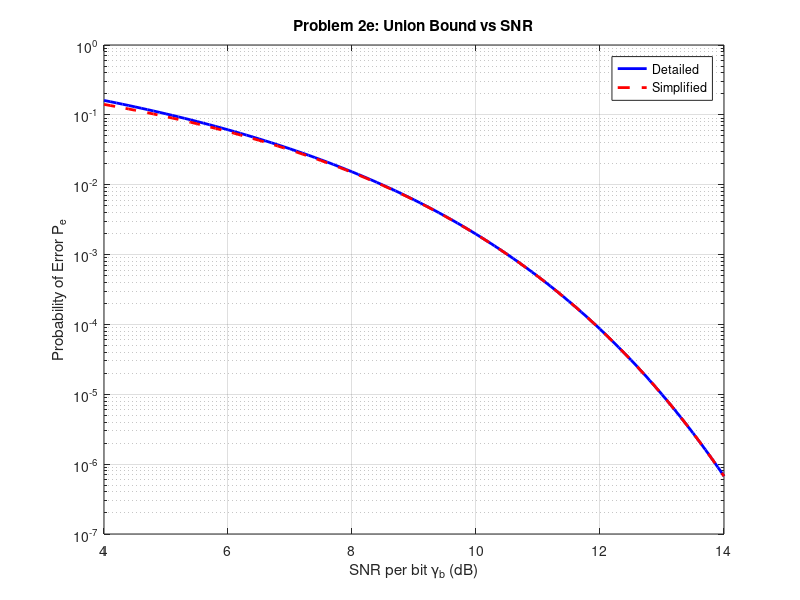

Write MATLAB code to recreate this figure. (Note: this script raises an error after producing the figure.)
% Taha Akhlaq - Communication Theory Problem Set 6
clc; clear; close all;

q = @(x) 0.5 * erfc(x / sqrt(2));

%% Problem 1

% Parameters
SNR_dB = 4;
gamma_b = 10^(SNR_dB/10); 

% Case 1: Coherent Orthogonal 
P_coh1 = q(sqrt(gamma_b));

% Case 2: Coherent Optimal FSK 
rho = -0.217;
P_coh2 = q(sqrt((1 - rho) * gamma_b));

% Case 1: Noncoherent Orthogonal
P_noncoh1 = 0.5 * exp(-gamma_b / 2);

fprintf('Problem 1:\n');
fprintf('  Coherent Orthogonal (P_coh1): %.4f\n', P_coh1);
fprintf('  Coherent Optimal (P_coh2): %.4f\n', P_coh2);
fprintf('  Noncoherent Orthogonal (P_noncoh1): %.4f\n', P_noncoh1);
fprintf('  Noncoherent Optimal (P_noncoh2): [See Written Work]\n');
fprintf('\n');

%% Problem 2d & 2e

% Coefficients
ak = [2.5, 1.5, 1.0, 1.0, 0.5, 0.5];
bk = [1, 2, 4, 5, 9, 10];

% SNR Vector
gamma_dB_vec = 4:0.1:14;
gamma_lin_vec = 10.^(gamma_dB_vec / 10);

% Pre-allocate
Pe_detailed = zeros(size(gamma_lin_vec));
Pe_simple   = zeros(size(gamma_lin_vec));

% Calculations
for k = 1:length(gamma_lin_vec)
    gb = gamma_lin_vec(k);
    Pe_detailed(k) = sum(ak .* q(sqrt(bk .* gb)));
    Pe_simple(k)   = ak(1) * q(sqrt(bk(1) * gb));
end

% Output at 10 dB
idx_10 = find(abs(gamma_dB_vec - 10) < 1e-5);
fprintf('Problem 2:\n');
fprintf('  Detailed Pe: %.4e\n', Pe_detailed(idx_10));
fprintf('  Simple Pe: %.4e\n', Pe_simple(idx_10));
fprintf('\n');

% Plot
figure('Name', 'Problem 2e');
semilogy(gamma_dB_vec, Pe_detailed, 'b-', 'LineWidth', 2); 
hold on;
semilogy(gamma_dB_vec, Pe_simple, 'r--', 'LineWidth', 2);
grid on;
title('Problem 2e: Union Bound vs SNR');
xlabel('SNR per bit \gamma_b (dB)');
ylabel('Probability of Error P_e');
legend('Detailed', 'Simplified');
axis([4 14 1e-7 1]);

%% Problem 6d

% Parameters
Rs = 48e3;
beta = 0.2;
L = 16;
span = 3;

% Transmit Filter
h_tx = rcosdesign(beta, span, L, 'sqrt');

% Matched Filter Output
g_matched = conv(h_tx, h_tx);


peak_val = max(abs(g_matched));
norm_scale = 1 / sqrt(peak_val);
h_tx = h_tx * norm_scale;
g_matched = conv(h_tx, h_tx);

% Plot
figure('Name', 'Problem 6d');
subplot(2,1,1); 
stem(h_tx, 'filled');
title('Transmit Pulse (\surdRC)');
xlabel('Samples'); ylabel('Amplitude'); 
grid on;

subplot(2,1,2); 
stem(g_matched, 'filled');
title('Matched Filter Output (RC)');
xlabel('Samples'); ylabel('Amplitude'); 
grid on;

%% Problem 6e

% Peak center index
mid_idx = ceil(length(g_matched)/2);

idx_all = 1:length(g_matched);
is_symbol = mod(idx_all - mid_idx, L) == 0;

% Interference indices
idx_interf = idx_all(is_symbol & (idx_all ~= mid_idx));

% Worst Case ISI
vals_interf = g_matched(idx_interf);
I_worst = sum(abs(vals_interf));

% SIR Calculation
P_sig = 1^2;
P_int_worst = I_worst^2;

SIR0_lin = P_sig / P_int_worst;
SIR0_dB  = 10 * log10(SIR0_lin);

fprintf('Problem 6:\n');
fprintf('  e: Theoretical SIR_0: %.2f dB\n', SIR0_dB);

%% Problem 6f

% SNIR = SIR0 - 5dB
target_SNIR_dB = SIR0_dB - 5;
target_SNIR_lin = 10^(target_SNIR_dB/10);

% 1/SNIR = 1/SNR + 1/SIR
inv_SNR = (1/target_SNIR_lin) - (1/SIR0_lin);
req_SNR_lin = 1 / inv_SNR;
req_SNR_dB  = 10 * log10(req_SNR_lin);

fprintf('  f: Target SNIR: %.2f dB\n', target_SNIR_dB);
fprintf('  f: Required SNR: %.2f dB\n', req_SNR_dB);
fprintf('\n');

%% Problem 7a

% Generate bits and map to QPSK
total_bits = 1e5;
raw_bits = randi([0 1], 1, total_bits);

N_sym = total_bits / 2;
qpsk_seq = zeros(1, N_sym);

for k = 1:N_sym
    pair = raw_bits(2*k-1 : 2*k);
    if isequal(pair, [0 0]),     s =  1 + 1j;
    elseif isequal(pair, [0 1]), s = -1 + 1j;
    elseif isequal(pair, [1 1]), s = -1 - 1j;
    else,                        s =  1 - 1j;
    end
    qpsk_seq(k) = s;
end

% Upsample and Filter
seq_up = upsample(qpsk_seq, L);
waveform_tx = conv(seq_up, h_tx);

% Plot Envelope
figure('Name', 'Problem 7a');
plot(abs(waveform_tx(1:1000))); 
title('7a Transmitted Envelope');
xlabel('Sample'); ylabel('Magnitude');
grid on;

% Calculate Transmitted SIR
[peak_h, loc_h] = max(abs(h_tx));

% Identify interference samples
idx_all = 1:length(h_tx);
idx_int = idx_all(mod(idx_all - loc_h, L) == 0 & idx_all ~= loc_h);

% Calculate Powers
P_sig_tx = 2 * peak_h^2;
P_isi_tx = 2 * sum(abs(h_tx(idx_int)).^2);

SIR_tx_dB = 10 * log10(P_sig_tx / P_isi_tx);
fprintf('Problem 7:\n');
fprintf('  a: Transmitted Average SIR: %.2f dB\n', SIR_tx_dB);

%% Problem 7b

% Target Noise Power 
Ps_out = 2; 
Pn_out_req = Ps_out / (10^(req_SNR_dB/10));

% Input Noise Variance
E_filt = sum(abs(h_tx).^2);
Pn_in = Pn_out_req / E_filt;
n_scale = sqrt(Pn_in / 2);

% Generate Noise and Add to Signal
noise = n_scale * (randn(size(waveform_tx)) + 1j*randn(size(waveform_tx)));
rx_sig = waveform_tx + noise;

% Matched Filter
mf_out = conv(rx_sig, h_tx);

% Plot Envelope
figure('Name', 'Problem 7b');
plot(abs(mf_out(1:1000))); 
title('7b Matched Filter Envelope (Noisy)'); 
xlabel('Sample'); ylabel('Magnitude');
grid on;

% Output SNIR
c_idx = ceil(length(g_matched)/2);
k_idx = 1:length(g_matched);
isi_mask = mod(k_idx - c_idx, L) == 0 & (k_idx ~= c_idx);
g_isi = g_matched(isi_mask);

% Average ISI Power
Pi_out = 2 * sum(abs(g_isi).^2);
P_total = Pi_out + Pn_out_req;

SNIR_final = 10 * log10(Ps_out / P_total);
fprintf('  b: Output SNIR (Average): %.2f dB\n', SNIR_final);

%% Problem 7c

delay_samples = span * L;
start_idx = delay_samples + 1;

% Downsample Matched Filter Output
sample_indices = start_idx : L : (start_idx + (N_sym-1)*L);
rx_soft = mf_out(sample_indices);

% Decode Bits
rx_bits = zeros(1, total_bits);

for k = 1:length(rx_soft)
    val = rx_soft(k);
    re = real(val); im = imag(val);
    
    if re >= 0
        if im >= 0, pair = [0 0]; % Q1
        else,       pair = [1 0]; % Q4
        end
    else
        if im >= 0, pair = [0 1]; % Q2
        else,       pair = [1 1]; % Q3
        end
    end
    rx_bits(2*k-1 : 2*k) = pair;
end

% Count Errors
bit_errs = sum(raw_bits ~= rx_bits);
BER_val = bit_errs / total_bits;

% Symbol Errors
tx_pairs = reshape(raw_bits, 2, []).';
rx_pairs = reshape(rx_bits, 2, []).';
sym_errs = sum(any(tx_pairs ~= rx_pairs, 2));
SER_val = sym_errs / N_sym;

fprintf('  c: Bit Errors: %d\n', bit_errs);
fprintf('  c: BER: %.2e\n', BER_val);
fprintf('  c: Symbol Errors: %d\n', sym_errs);
fprintf('  c: SER: %.2e\n', SER_val);